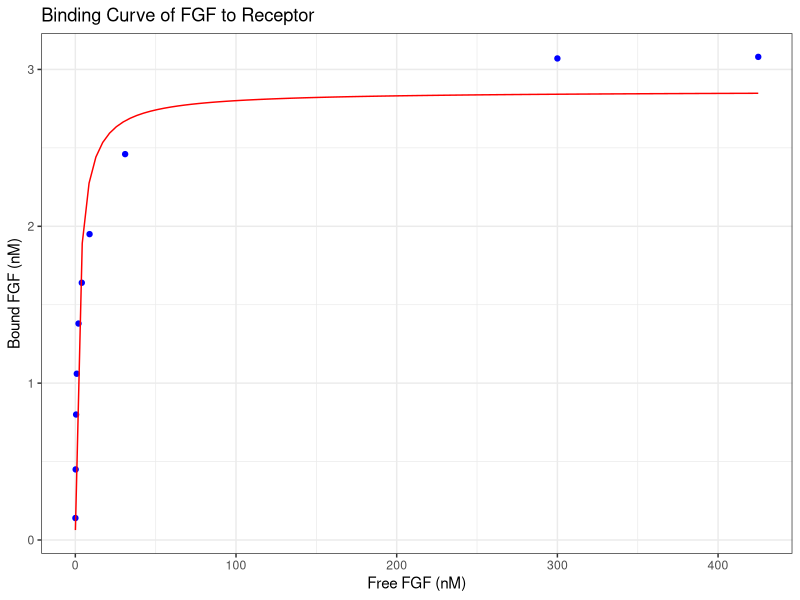

Source code (R):
# Author: Michael Jaggi
# Course: BCH 306 - Part "Binding equilibria and ITC" (Jelezarov)

# Load required libraries
library(ggplot2)

# Provided experimental data
FGF_bound <- c(0.14, 0.45, 0.80, 1.06, 1.38, 1.64, 1.95, 2.46, 3.07, 3.08) # in nM
FGF_free <- c(0.05, 0.21, 0.49, 0.91, 1.98, 4.02, 8.86, 31, 300, 425) # in nM

# Non-linear regression (Langmuir Isotherm)
data <- data.frame(FGF_free, FGF_bound)
model <- nls(FGF_bound ~ Bmax * FGF_free / (KD + FGF_free), data = data,
             start = list(Bmax = max(FGF_bound), KD = 1))

# Summary of the model
summary(model)

# Extract KD and Bmax
KD <- coef(model)["KD"]
Bmax <- coef(model)["Bmax"]
cat("KD (nM):", KD, "\n")
cat("Bmax (nM):", Bmax, "\n")

# Estimating receptors per cell
Avogadro_Nr <- 6.022E+23  # Avogadro's number
receptors_per_cell <- (Bmax * Avogadro_Nr) / 1e6
cat("Number of high-affinity FGF receptors per cell:", receptors_per_cell, "\n")

# Plotting the binding curve
p1 <- ggplot(data, aes(x = FGF_free, y = FGF_bound)) +
      geom_point(color = "blue") +
      stat_function(fun = function(x) Bmax * x / (KD + x), color = "red") +
      labs(title = "Binding Curve of FGF to Receptor",
            x = "Free FGF (nM)",
            y = "Bound FGF (nM)") +
      theme_bw()

print(p1)